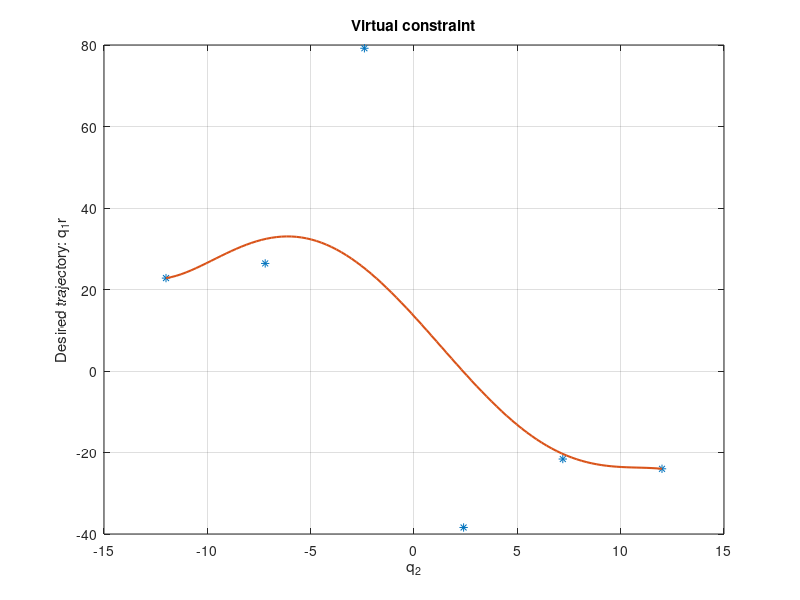

The MATLAB script that drew this image:
%----------------------------------------------------------------------------------------------
%----------------------------------------------------------------------------------------------
%------------------- Virtual constraint design using a Bezier polynomial ----------------------
%----------------------------------------------------------------------------------------------
%----------------------------------------------------------------------------------------------
% 
% This script can be used to design the reference trajectory for the hip joint using a Bezier 
% polynomial. 
% 
% For more information, please refer to: 
% """""""""""""""""""""""""""""""""""""""""""""""""""""""""""""""""""""""""""""""""""""""""""""
% ""                           The Sydney Compass Gait Robot:                                ""
% ""        Design and Modeling of an Open Platform for Dynamic Walking Research             ""
% """""""""""""""""""""""""""""""""""""""""""""""""""""""""""""""""""""""""""""""""""""""""""""
% 
% 
% Date created: 01/09/2016            Date modified: 14/09/2017
% Author: A. Mounir Boudali  
%----------------------------------------------------------------------------------------------
%----------------------------------------------------------------------------------------------
disp('*********************************************************************');

AngrangeA = 180/15; % ankle angle at impact --> "Step length"
A = 2*AngrangeA*[ -1.0, -0.9, -1.6, 3.3, 1.1, 0.95 ];% Bezier weighting points. The number of control points is the order of the bezier polynomial
disp(['VC design using ', num2str(length(A)), 'th order polynomial']);

n=size(A,2)-1; % set up codomain
one_ntab=0:1/n:1;
N=100;
s=0:1/(N-1):1;

C1=zeros(2,N);% initialization of C1
for k=0:n
    C1(1,:) = C1(1,:) + one_ntab(k+1)*s.^(k).*(1-s).^(n-k)*gamma(n+1)/(gamma(n-k+1)*gamma(k+1));
    C1(2,:) = C1(2,:) +        A(k+1)*s.^(k).*(1-s).^(n-k)*gamma(n+1)/(gamma(n-k+1)*gamma(k+1));
end

figure(1);
plot((0.5-one_ntab)*2*AngrangeA,A,'*'); hold on; grid on;
plot((0.5-s)*2*AngrangeA, C1(2,:), 'Linewidth', 1.5);
title('Virtual constraint');
xlabel('q_2');
ylabel('Desired trajectory: q_1r');

